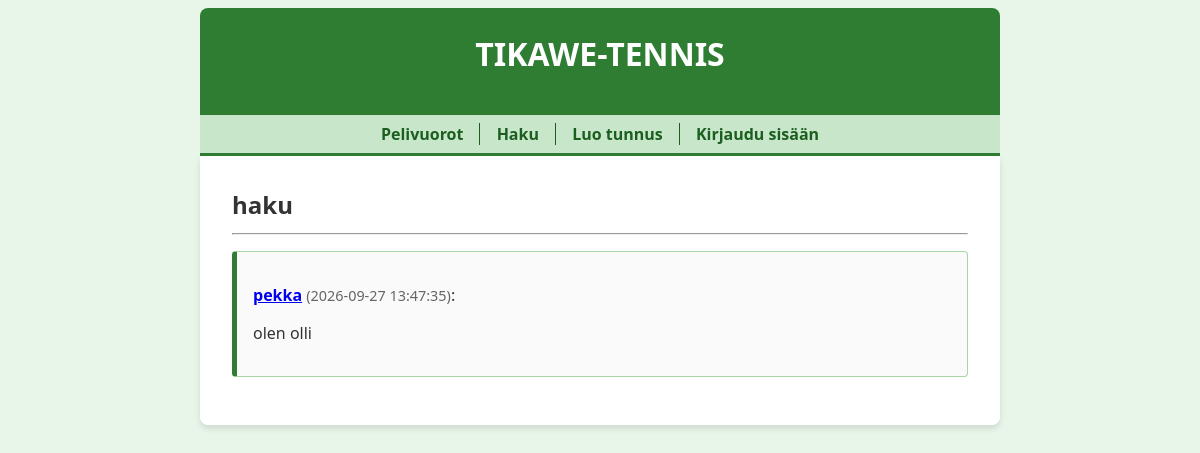
The app's page /thread/4 with its own data.
### tables this page shows
CREATE TABLE threads (id INTEGER PRIMARY KEY, title TEXT, user_id INTEGER REFERENCES users);

CREATE TABLE messages (id INTEGER PRIMARY KEY, content TEXT, sent_at TEXT, user_id INTEGER REFERENCES users, thread_id INTEGER REFERENCES threads, status INTEGER DEFAULT 1);

CREATE TABLE users (id INTEGER PRIMARY KEY, username TEXT UNIQUE, password_hash TEXT, image BLOB);

### app.py (the view)
@app.route("/thread/<int:thread_id>")
def show_thread(thread_id):
    thread = forum.get_thread(thread_id)
    if not thread:
        abort(404)
    messages = forum.get_messages(thread_id)
    return render_template("thread.html", thread=thread, messages=messages)

### app.py (called while the page is built)
@app.template_filter()
def show_lines(content):
    content = str(markupsafe.escape(content))
    content = content.replace("\n", "<br />")
    return markupsafe.Markup(content)

@app.before_request
def before_request():
    g.start_time = time.time()

@app.after_request
def after_request(response):
    elapsed_time = round(time.time() - g.start_time, 2)
    print("elapsed time:", elapsed_time, "s")
    return response

### db.py (called while the page is built)
def get_connection():
    con = sqlite3.connect("database.db")
    con.execute("PRAGMA foreign_keys = ON")
    con.row_factory = sqlite3.Row
    return con

def query(sql, params=[]):
    con = get_connection()
    result = con.execute(sql, params).fetchall()
    con.close()
    return result

### forum.py (called while the page is built)
def get_thread(thread_id):
    sql = "SELECT id, title FROM threads WHERE id = ?"
    result = db.query(sql, [thread_id])
    return result[0] if result else None

def get_messages(thread_id):
    sql = """SELECT m.id, m.content, m.sent_at, m.user_id, u.username
             FROM messages m, users u
             WHERE m.user_id = u.id AND m.thread_id = ? AND m.status = 1
             ORDER BY m.id"""
    return db.query(sql, [thread_id])

### templates/thread.html (shortened to what this page needs)
{% extends "layout.html" %}
{% block content %}
  <h2>{{ thread.title }}</h2>
  <hr />
  {% for message in messages %}
  <div class="thread" id="{{ message.id }}">
    <p>
      <strong><a href="/user/{{ message.user_id }}">{{ message.username }}</a></strong> <span style="color: #666; font-size: 0.9em;">({{ message.sent_at }})</span>:
    </p>
    <p>
      {{ message.content | show_lines }}
    </p>
  </div>
  {% endfor %}
{% endblock %}

### static/main.css (style rules this page uses)
body { margin: auto; max-width: 50em; font-family: 'Segoe UI', Tahoma, Geneva, Verdana, sans-serif; background-color: #e8f5e9; color: #333; }
h1, h2, h3 { margin: 0 0 0.5em 0; }
.thread { border: 1px solid #a5d6a7; border-left: 5px solid #2e7d32; margin: 1em 0; padding: 1em; border-radius: 4px; background-color: #fafafa; transition: background-color 0.2s; }

### records on screen
threads: title "haku"
messages: username "pekka", sent_at "2026-09-27 13:47:35", content|show_lines "olen olli"
